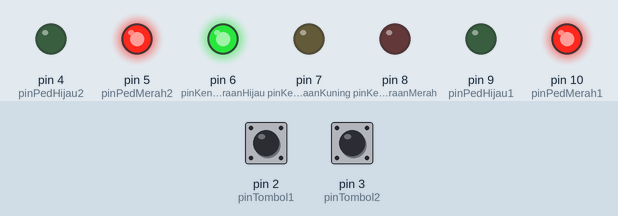
The sketch below on a simulated Arduino Uno, built with avr-gcc and run on an emulated ATmega328P. On the bench: output pins drawn as LEDs (lit = HIGH). The inputs (shaded band) are chosen by the test bench; at power-on: pin 2 (pinTombol1) HIGH, pin 3 (pinTombol2) HIGH.

Above: at 1.2 s.
1.3 s: pin 2 (pinTombol1) pulled LOW for 0.15 s
At 1.7 s:
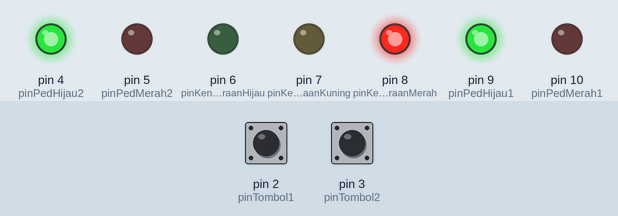
At 6.7 s:
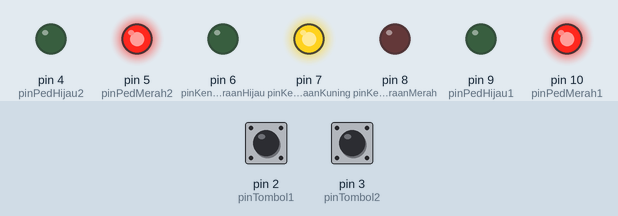
Timing chart, 0 to 9.8 s (numbered marks = the images above; inputs shaded):
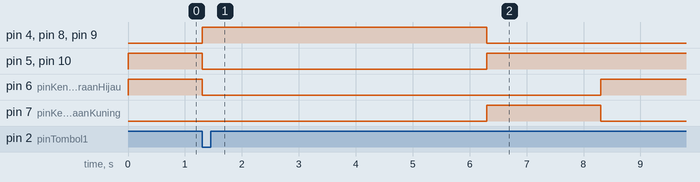

The sketch:

pedestrian_traffic_light.ino
```cpp
const int pinKendaraanMerah = 8;
const int pinKendaraanKuning = 7;
const int pinKendaraanHijau = 6;

const int pinPedMerah1 = 10;
const int pinPedHijau1 = 9;

const int pinPedMerah2 = 5;
const int pinPedHijau2 = 4;

const int pinTombol1 = 2; // Pin untuk Interrupt 0
const int pinTombol2 = 3; // Pin untuk Interrupt 1

// menggunakan 'volatile' untuk variabel yang akan diubah di dalam fungsi interupsi (ISR)
volatile bool adaPenyeberang = false;

void setup() {
  pinMode(pinKendaraanMerah, OUTPUT);
  pinMode(pinKendaraanKuning, OUTPUT);
  pinMode(pinKendaraanHijau, OUTPUT);

  pinMode(pinPedMerah1, OUTPUT);
  pinMode(pinPedHijau1, OUTPUT);
  pinMode(pinPedMerah2, OUTPUT);
  pinMode(pinPedHijau2, OUTPUT);

  // Menggunakan PULLUP internal agar tidak perlu resistor tambahan di tombol
  pinMode(pinTombol1, INPUT_PULLUP);
  pinMode(pinTombol2, INPUT_PULLUP);

  // Mendaftarkan fungsi interupsi.
  // Mode FALLING berarti interupsi terpicu saat tombol ditekan (tegangan turun dari HIGH ke LOW)
  attachInterrupt(digitalPinToInterrupt(pinTombol1), fungsiInterupsiTombol, FALLING);
  attachInterrupt(digitalPinToInterrupt(pinTombol2), fungsiInterupsiTombol, FALLING);

  setKondisiAwal();
}

void loop() {
  // Mengecek apakah ada tombol penyeberang yang ditekan (statusnya diubah oleh ISR)
  if (adaPenyeberang) {

    // FASE 1: Kendaraan berhenti, Penyeberang jalan
    digitalWrite(pinKendaraanHijau, LOW);
    digitalWrite(pinKendaraanMerah, HIGH);

    digitalWrite(pinPedMerah1, LOW);
    digitalWrite(pinPedMerah2, LOW);
    digitalWrite(pinPedHijau1, HIGH);
    digitalWrite(pinPedHijau2, HIGH);

    delay(5000); // Waktu untuk menyeberang

    // FASE 2: Penyeberang berhenti, transisi lampu kuning untuk kendaraan
    digitalWrite(pinPedHijau1, LOW);
    digitalWrite(pinPedHijau2, LOW);
    digitalWrite(pinPedMerah1, HIGH);
    digitalWrite(pinPedMerah2, HIGH);

    digitalWrite(pinKendaraanMerah, LOW);
    digitalWrite(pinKendaraanKuning, HIGH);

    delay(2000); // Lama lampu kuning menyala

    // FASE 3: Kembali ke kondisi awal (Kendaraan jalan)
    digitalWrite(pinKendaraanKuning, LOW);
    setKondisiAwal();

    // PENTING: Kembalikan status ke false agar siklus penyeberangan tidak berulang terus-menerus
    adaPenyeberang = false;
  }
}

void setKondisiAwal() {
  // Kondisi default saat tidak ada yang menyeberang
  digitalWrite(pinKendaraanHijau, HIGH);
  digitalWrite(pinKendaraanKuning, LOW);
  digitalWrite(pinKendaraanMerah, LOW);

  digitalWrite(pinPedMerah1, HIGH);
  digitalWrite(pinPedHijau1, LOW);
  digitalWrite(pinPedMerah2, HIGH);
  digitalWrite(pinPedHijau2, LOW);
}

// PENTING: Ini adalah fungsi ISR (Interrupt Service Routine).
// Fungsi ini harus secepat mungkin dieksekusi, jadi cukup gunakan untuk mengubah status variabel saja.
void fungsiInterupsiTombol() {
  adaPenyeberang = true;
}
```

Measured:
- after the input at 1.3 s, pin 4 (pinPedHijau2): LOW → HIGH at once, → LOW 5.0 s later; pin 5 (pinPedMerah2): HIGH → LOW at once, → HIGH 5.0 s later
